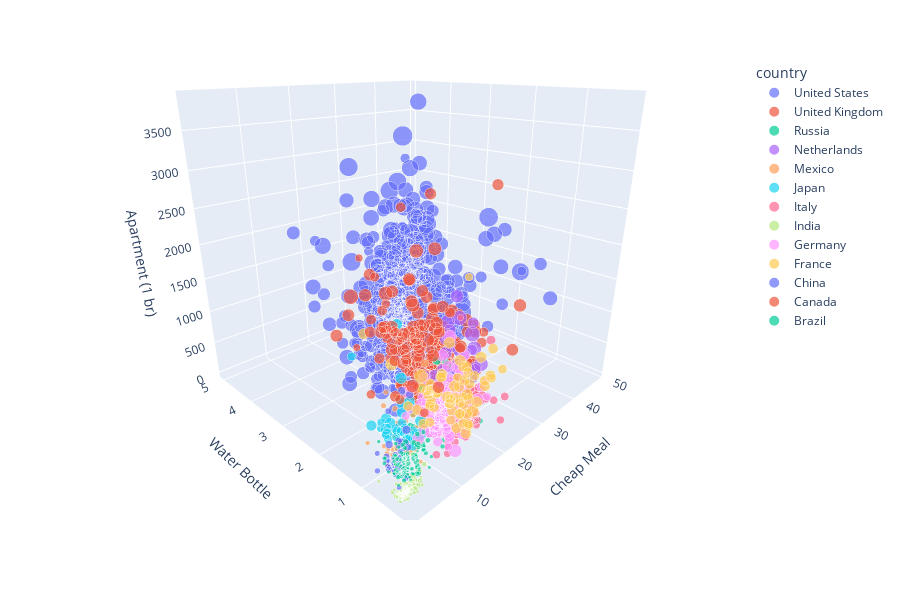

The notebook cell this image was saved under:
### Code cell
fig = px.scatter_3d(df, x='Cheap Meal', y='Water Bottle', z='Apartment (1 br)', size='Avg Salary (Mo)', color='country', hover_name='city', 
                    range_x=[0,50], height=600) 

camera = dict(up=dict(x=0, y=0, z=1),
              center=dict(x=-.25, y=-.25, z=0),
              eye=dict(x=-1.25, y=-1.25, z=.6))

fig.update_layout(scene_camera=camera)
fig.show()
